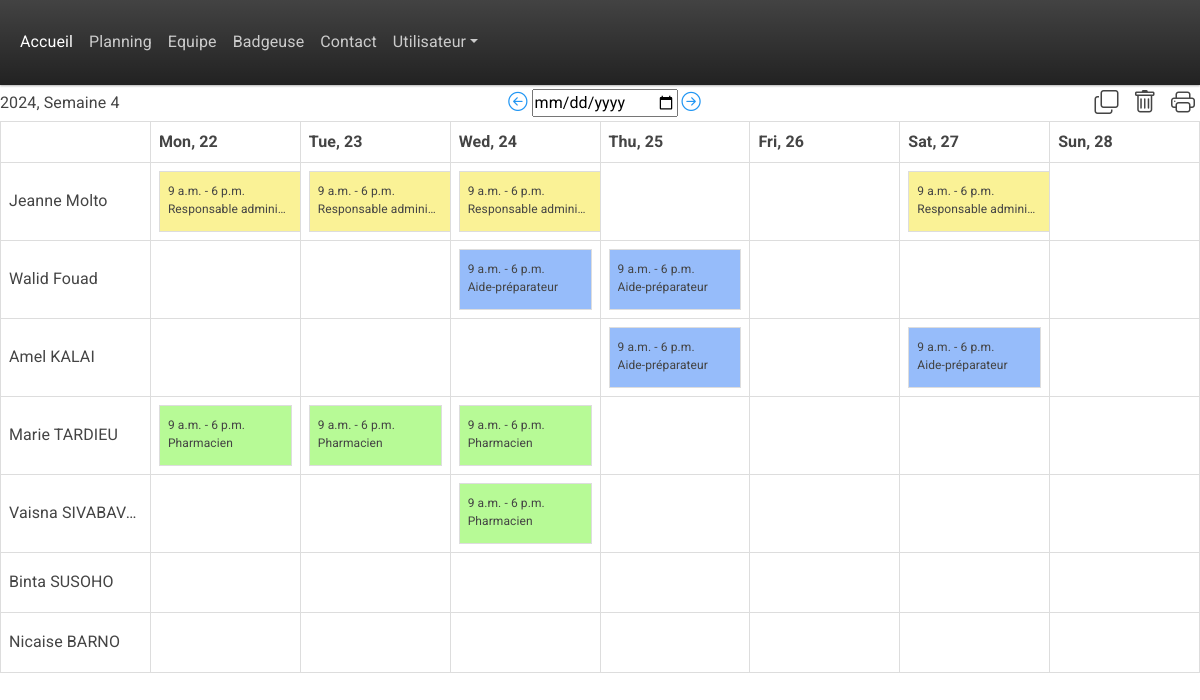
/planning/2024/4/ (signed in), run on the app's committed database.
### base/models.py (models this page shows, shortened)
class Employe(models.Model):
    Poste = models.ForeignKey(Poste, on_delete=models.SET_NULL, null=True)
    EntrepriseRattachée = models.ForeignKey(Entreprise, on_delete=models.SET_NULL, null=True)
    name = models.CharField(max_length=200, default="Nom")
    firstname = models.CharField(max_length=200, default="Prénom")
    e_mail = models.CharField(max_length=200, default="default@example.com")
    phone_number = models.CharField(max_length=12, default="0634567890")
    updated = models.DateTimeField(auto_now=True)
    created = models.DateTimeField(auto_now_add=True)

class TeamPlanning(models.Model):
    mydict={}
    Employe = models.ForeignKey(Employe, on_delete=models.SET_NULL, null=True)
    date = models.DateField(auto_now=False, auto_now_add=False)
    Heurededébut = models.TimeField(auto_now=False, auto_now_add=False)
    heuredefin = models.TimeField(auto_now=False, auto_now_add=False)
    duréepause = models.TimeField(auto_now=False, auto_now_add=False)   #models.DurationField(auto_now=False, auto_now_add=False)
    Poste = models.ForeignKey(Poste, on_delete=models.SET_NULL, null=True)
    note = models.CharField(max_length=200)
    ABSENCE_CHOICES = [
        ('', "Sélectionnez un type d'absence"),  # Default empty option
        ('Congé sans solde', 'Congé sans solde'),
        ('Congé payé', 'Congé payé'),
    ]
    TypeAbsence = models.CharField(
        max_length=25,
        choices=ABSENCE_CHOICES,
        default='Congé sans solde'  # Default
    )
    def __str__(self):
        return self.date.strftime("%Y-%m-%d") + ' ' + self.Employe.firstname + ' ' + self.Employe.name + ' ' + str(self.id)

class Poste(models.Model):
    name = models.CharField(max_length=100)
    updated = models.DateTimeField(auto_now=True)
    created = models.DateTimeField(auto_now_add=True)
    description = models.TextField(null=True)
    COLOR_CHOICES = [
        ('#FFFFFF', 'Blanc'),
        ('#ee96fa', 'Rose'),
        ('#96bcfa', 'Bleu'),
        ('#b7fa96', 'Vert'),
        ('#faf296', 'Jaune'),
    ]
    couleur = models.CharField(
        max_length=7,
        choices=COLOR_CHOICES,
        default='#FF0000'  # Default color set to red
    )
    def __str__(self) -> str:
        return self.name

### base/views.py (the view)
# urls.py: path('planning/', views.planning, name='planning'),  # Without parameters
def planning(request, year=None, week=None):
    if not year or not week:
        today = datetime.now()
        year, week, _ = today.isocalendar()
    start_date = datetime.fromisocalendar(int(year), int(week), 1)
    end_date = start_date + timedelta(days=6)
    prev_week = int(week) - 1 if int(week) > 1 else 52
    prev_year = int(year) - 1 if int(week) == 1 else int(year)
    next_week = int(week) + 1 if int(week) < 52 else 1
    next_year = int(year) + 1 if int(week) == 52 else int(year)
    days = [start_date + timedelta(days=i) for i in range(7)]
    tasks = [
        {'date': start_date + timedelta(days=i), 'tasks': [{'date': start_date + timedelta(days=i), 'task': f'Task {i+1}'}]}
        for i in range(7)
    ]
    employe = Employe.objects.all()
    teamPlanning = None
    if request.method == 'POST':
        form = ModifyPlanningForm(request.POST, instance=teamPlanning)
        print(form)
        if form.is_valid():
            if form.cleaned_data['action'] == "EditShift":
                print('editshift path')
                if 'actionButton' in request.POST:
                    actionButton = request.POST['actionButton']
                    if actionButton == 'edit':
                        print("edit")
                    elif actionButton == 'delete':
                        print("delete")
                        myid = form.cleaned_data['shift_Id']
                        teamplanning_instance = get_object_or_404(TeamPlanning, pk=myid)
                        teamplanning_instance.delete()
            elif form.cleaned_data['action'] == "AddShift":
                team_planning_instance = form.save(commit=False) #create a TeamPlanning instance without immediately saving it to the database.
                team_planning_instance.date = form.cleaned_data['date']
                team_planning_instance.Heurededébut = form.cleaned_data['Heurededébut']
                team_planning_instance.heuredefin = form.cleaned_data['heuredefin']
                team_planning_instance.duréepause = form.cleaned_data['duréepause']#duree_pause_timedelta
                team_planning_instance.note = form.cleaned_data['note']
                team_planning_instance.save()
            return redirect('planning')  # Redirect to the desired page
        else:
            print("form is not valid : ")
            print(form.errors)
    else: #following else code gets executed when user clicks on "Planning" on their browser
        form = ModifyPlanningForm(instance=teamPlanning)  # Pass employe_id here
    shifts_by_emp_and_day = {}
    for emp in employe:
        shifts_by_day = {}
        for day in days:
            shifts = emp.teamplanning_set.filter(date=day)
            if not shifts.exists():
                continue
            shifts_by_day[day] = shifts
            print(shifts)
        shifts_by_emp_and_day[emp.id] = shifts_by_day
    print(shifts_by_day)
    context = {
        'days': days,
        'tasks': tasks,
        'start_date': start_date,
        'end_date': end_date,
        'prev_week': prev_week,
        'prev_year': prev_year,
        'next_week': next_week,
        'next_year': next_year,
        'employe' : employe,
        'form' : form,
        'shifts_by_emp_and_day': shifts_by_emp_and_day,
    }
    return render(request, 'base/planning.html', context)

### base/templatetags/form_tags.py (called while the page is built)
@register.filter(name='add_class')
def add_class(field, css):
    return field.as_widget(attrs={"class":css})

### base/templates/base/planning.html (shortened to what this page needs)
{% extends 'main.html' %}
{% load form_tags %}
{% load static %}
{% block content %}
{% if user.is_authenticated %}
<div style="display: flex; justify-content: space-between; align-items: center;">
    {{ start_date|date:'Y' }}, Semaine {{ start_date|date:'W' }}
    <div>
        <a class="bi bi-arrow-left-circle" style="font-size: 1.2em;" href="{% url 'planning_with_params' year=prev_year week=prev_week %}"></a>
        <input type="date" id="datePicker" name="date">
        <a class="bi bi-arrow-right-circle" style="font-size: 1.2em;" href="{% url 'planning_with_params' year=next_year week=next_week %}"></a>
    </div>
    <div>
        <i class="bi bi-copy icon-overlay" style="font-size: 1.5em; padding-right: 5px; padding-left: 5px;" title="Copier des shifts"></i>
        <i class="bi bi-trash icon-overlay" style="font-size: 1.5em; padding-right: 5px; padding-left: 5px;" title="Supprimer des shifts"></i>
        <i class="bi bi-printer icon-overlay" style="font-size: 1.5em; padding-right: 5px; padding-left: 5px;" title="Imprimer le planning"></i>
    </div>
</div>
<table class = "my-table", border="1">
    <thead>
        <tr>
            <th></th>
            {% for day in days %}
                <th>{{ day|date:'D, d' }}</th>
            {% endfor %}
        </tr>
    </thead>
    <tbody>
        {% for emp in employe %}
            <tr>
                <td style = "font-size: 16px;">{{ emp.firstname }} {{ emp.name }}</td>
                {% for day in days %}
                                <td onclick="openModal(this, '{{ emp.id }}', '{{ emp.name }}', '{{ emp.firstname }}', '{{ day|date:'Y-m-d' }}')">
                                    <table border="1">
                                        {% for key, value in shifts_by_emp_and_day.items %}
                                            {% if emp.id == key %}
                                                {% for key1, value1 in value.items %}
                                                    {% if day == key1 %}
                                                        {% for nitem in value1 %}
                                                            <tr style="background-color:{{ nitem.Poste.couleur }};">
                                                                <td onclick="openInnerModal(event, this)"
                                                                    data-date = "{{ day|date:'Y-m-d' }}"
                                                                    data-Heurededébut="{{ nitem.Heurededébut }}"
                                                                    data-heuredefin="{{ nitem.heuredefin }}"
                                                                    data-end-time="{{ nitem.heuredefin }}"
                                                                    data-duree-pause="{{ nitem.duréepause }}"
                                                                    data-Poste="{{ nitem.Poste.id }}"
                                                                    data-note="{{ nitem.note }}"
                                                                    data-EmployeName = "{{ emp.name }}"
                                                                    data-EmployeFirstName = "{{ emp.firstname }}"
                                                                    data-EmployeId = "{{ emp.id }}"
                                                                    data-shiftId = "{{ nitem.id }}">
                                                                    {{nitem.Heurededébut}} - {{nitem.heuredefin}}
                                                                    <div style="width: 80%; height: 20px; background-color: {{ nitem.Poste.couleur }}; overflow: hidden; text-overflow: ellipsis ;">{{nitem.Poste}}</div>
                                                                </td>
                                                            </tr>
                                                        {% endfor %}
                                                    {% endif %}
                                                {% endfor %}
                                            {% endif %}
                                        {% endfor %}
                                    </table>
                                </td>
                {% endfor %}
            </tr>
        {% endfor %}
    </tbody>
</table>
{% else %}
<h1>Veuillez vous connecter pour accéder à cette page web</h1>
<a href="{% url 'login' %}">Se connecter</a>
{% endif %}
{% endblock %}

### templates/main.html (style rules this page uses)
.my-table { width: 100%; table-layout: fixed; }
.my-table td { width: 100px; height: 60px; overflow: hidden; text-overflow: ellipsis; white-space: nowrap; font-size: 12px; }
.my-table th { font-size: 16px; }
table { border-collapse: collapse; width: 100%; }
th, td { font-size: 12px; border: 1px solid #ddd; padding: 8px; text-align: left; }

### data on the page
Employe: firstname "Jeanne", name "Molto"
TeamPlanning: Heurededébut "9 a.m.", heuredefin "6 p.m.", Poste "Responsable admini…"
TeamPlanning: Heurededébut "9 a.m.", heuredefin "6 p.m.", Poste "Responsable admini…"
TeamPlanning: Heurededébut "9 a.m.", heuredefin "6 p.m.", Poste "Responsable admini…"
TeamPlanning: Heurededébut "9 a.m.", heuredefin "6 p.m.", Poste "Responsable admini…"
Employe: firstname "Walid", name "Fouad"
TeamPlanning: Heurededébut "9 a.m.", heuredefin "6 p.m.", Poste "Aide-préparateur"
TeamPlanning: Heurededébut "9 a.m.", heuredefin "6 p.m.", Poste "Aide-préparateur"
Employe: firstname "Amel", name "KALAI"
TeamPlanning: Heurededébut "9 a.m.", heuredefin "6 p.m.", Poste "Aide-préparateur"
TeamPlanning: Heurededébut "9 a.m.", heuredefin "6 p.m.", Poste "Aide-préparateur"
Employe: firstname "Marie", name "TARDIEU"
TeamPlanning: Heurededébut "9 a.m.", heuredefin "6 p.m.", Poste "Pharmacien"
TeamPlanning: Heurededébut "9 a.m.", heuredefin "6 p.m.", Poste "Pharmacien"
TeamPlanning: Heurededébut "9 a.m.", heuredefin "6 p.m.", Poste "Pharmacien"
Employe: firstname "Vaisna", name "SIVABAV…"
TeamPlanning: Heurededébut "9 a.m.", heuredefin "6 p.m.", Poste "Pharmacien"
Employe: firstname "Binta", name "SUSOHO"
Employe: firstname "Nicaise", name "BARNO"

### other printed values
{{ start_date|date:'Y' }} "2024"
{{ start_date|date:'W' }} "4"
{{ day|date:'D, d' }} "Mon, 22" "Tue, 23" "Wed, 24" "Thu, 25" "Fri, 26" "Sat, 27" "Sun, 28"
